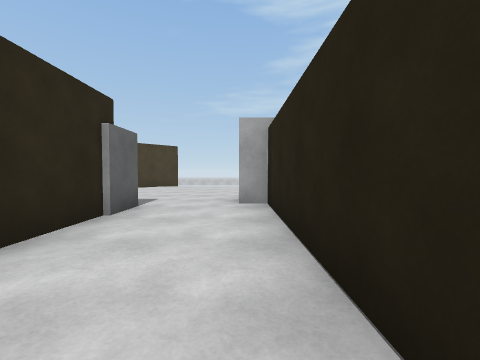
View 1 (above)

24 first-person views from a walk through a 3-D level made in the Unity game engine. The camera is 1.2 m above the floor, tilts 2° down and sees 90° across. The floor is counted in squares, 2 m on a side. Each view is taken from the middle of a square. On the plan, view 1 faces up. The plan holds only what a view shows up to about 9 squares ahead; the rest is blank. The place goes on beyond the plan. The player character is not drawn.

View 2
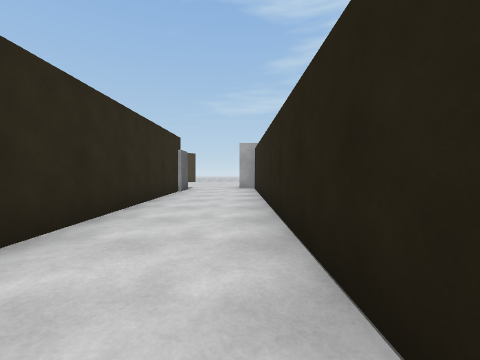

View 3
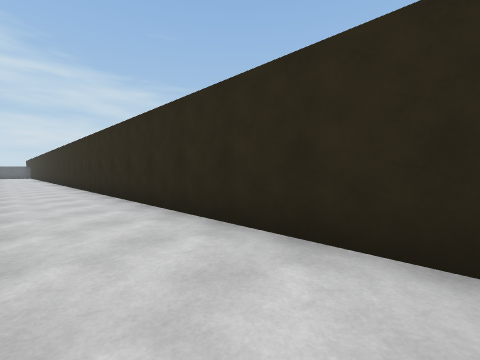

View 4
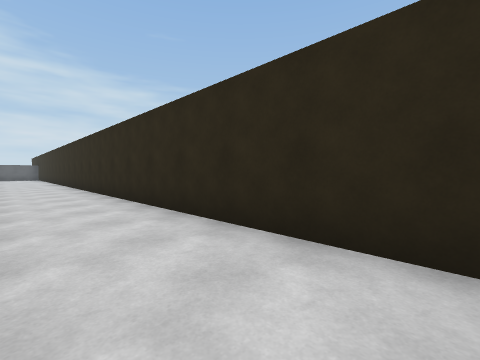

View 5
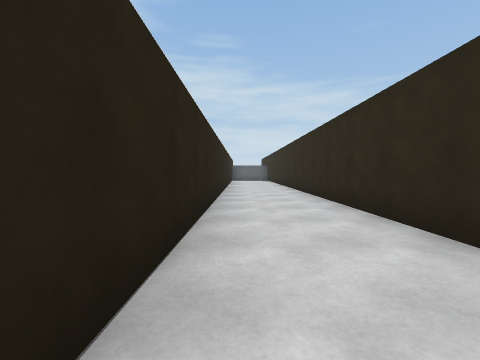

View 6
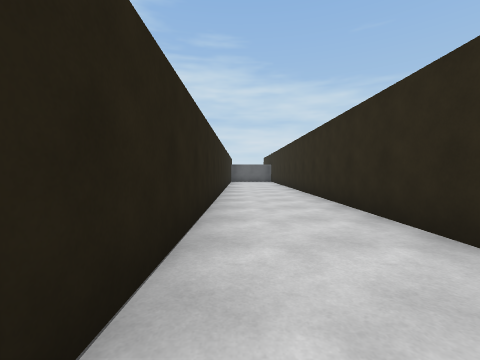

View 7
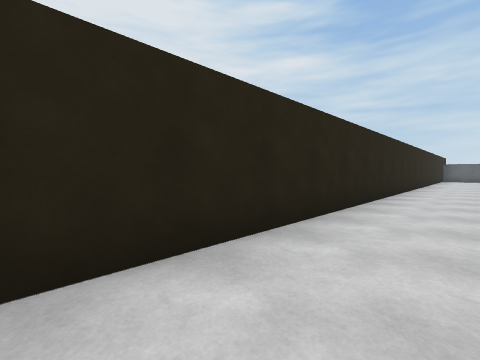

View 8
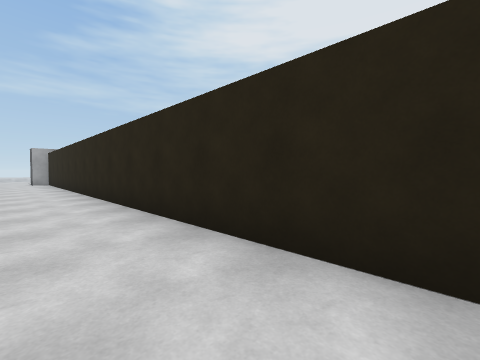

View 9
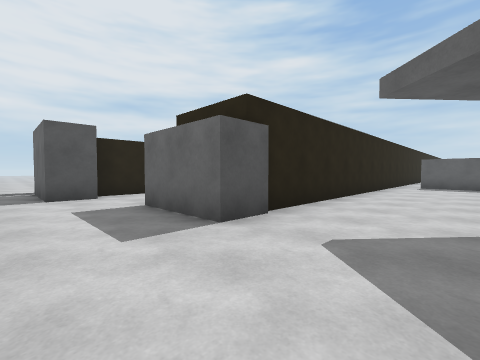

View 10
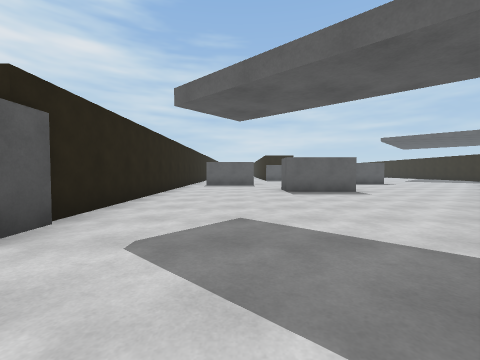

View 11
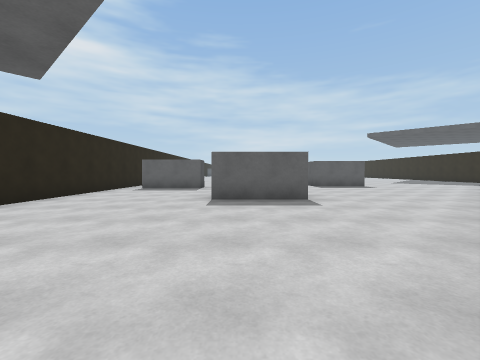

View 12
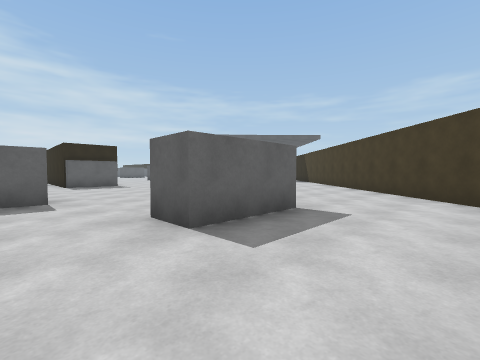

View 13
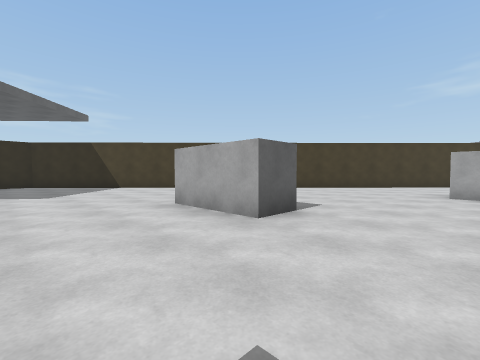

View 14
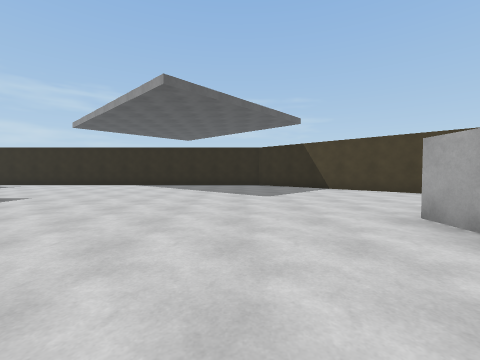

View 15
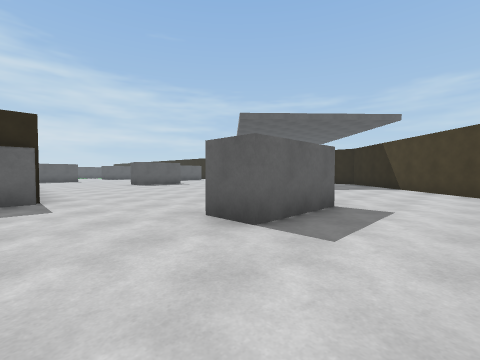

View 16
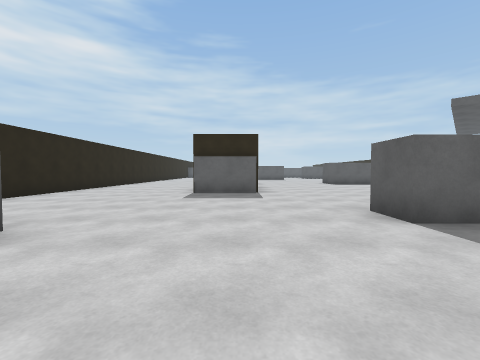

View 17
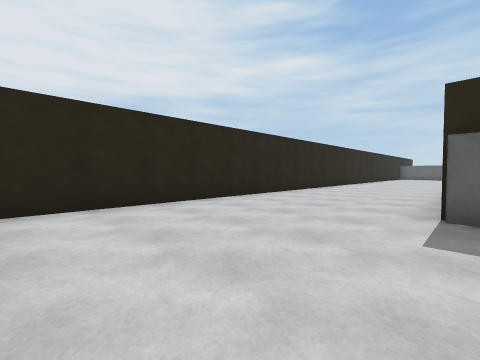

View 18
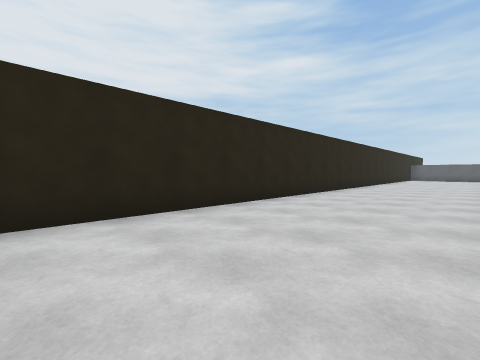

View 19
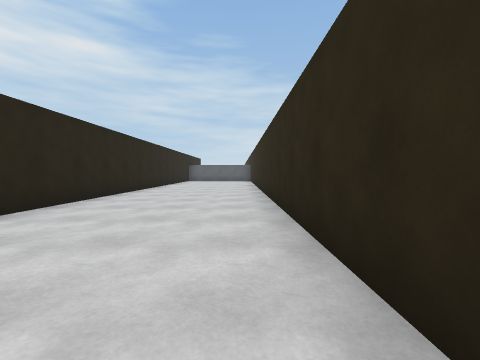

View 20
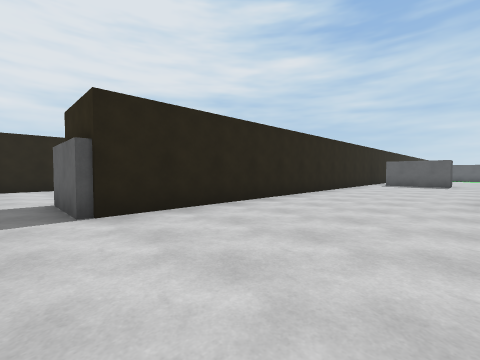

View 21
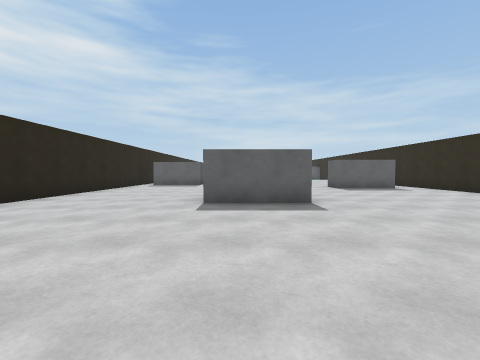

View 22
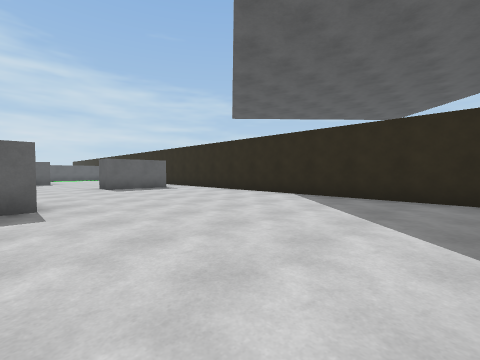

View 23
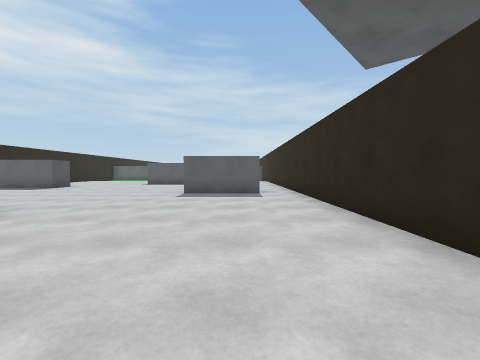

View 24
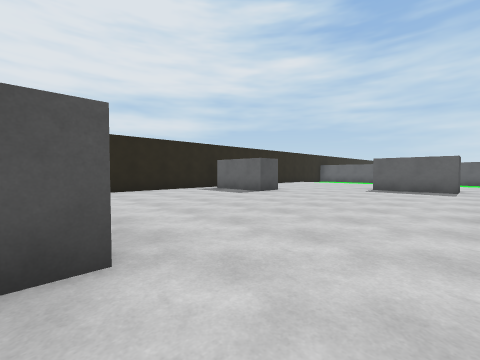

### Floor plan
Points are (right, up) in squares from view 1. A wall is a line through its corners. A room is listed if a view was taken in it or the views show most of it. See-through windows are left out.
Room 1 (views 1, 2, 3, 4, 5, 6, 7, 8)
walls: (0.5, -21.5) (0.5, 4.5) (0, 4.5); (-1.9, 4.2) (-1.9, -21.5)
ways out: opening at (-0.5, 3.5) to room 2
Room 2 (views 9, 10, 11, 12, 13, 14, 15, 16, 17, 18, 19, 20, 21, 22, 23, 24)
walls: (-13.1, -5.8) (-11, -5.8) (-11, -6.7) (-13.1, -6.7); (-6.6, -5.5) (-6.6, -4.5) (-4.5, -4.5); (-7.7, -12.6) (-7.7, -21); (-9, -2) (-9.5, -2); (-9.5, -1.1) (-7.4, -1.1) (-7.4, -2.1); (-16.6, -4) (-20.7, -8.2) (-20.7, -19.5); (-15.5, -14.6) (-13.2, -14.6); (-15.4, -15.5) (-15.4, -14.9); (-9.7, 3) (-15.2, -2.6); (-9.5, -20.2) (-9.5, -9.7) (-7.7, -9.7) (-7.7, -10.1); (-12.2, -21.5) (-12.2, -20.7) (-10.1, -20.7); (-19.6, -18.6) (-17.5, -18.6) (-17.5, -19.5); (-3.7, -21) (-3.7, 4.2) (-1.9, 4.2); (0, 4.5) (0, 5.4) (2.1, 5.4)
ways out: opening at (-0.5, 3.5) to room 1; opening at (-20, -19) to room 3
Room 3 (no view inside)
walls: (-20.7, -19.5) (-20.7, -21)
ways out: opening at (-20, -19) to room 2

Positions as (right, up) in squares from view 1, and headings:
1: (0, 0), facing up
2: (0, -4), facing up
3: (0, 0), facing down-left
4: (0, -6), facing down-left
5: (0, -11), facing down
6: (0, -13), facing down
7: (-1, -9), facing down-right
8: (-1, -9), facing up-right
9: (-6, 6), facing down-right
10: (-6, 6), facing down
11: (-8, 4), facing down
12: (-6, 1), facing down-left
13: (-9, -9), facing up-left
14: (-10, -9), facing left
15: (-9, -4), facing down-left
16: (-9, -3), facing down
17: (-8, -6), facing down-right
18: (-7, -8), facing down-right
19: (-7, -12), facing down
20: (-13, -9), facing down-right
21: (-14, -10), facing down
22: (-15, -10), facing down-left
23: (-19, -12), facing down
24: (-17, -15), facing down-right
